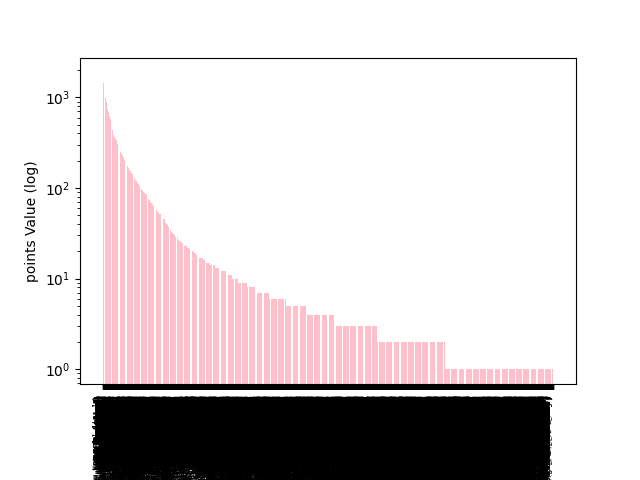
#> input picture all_graths/points_variety_plot.png, 640 x 480 px, found by its file name
$ python big_picture.py
#> lines starting #> are read from the running program, lines starting #| are printed output that depends on the picture
import pandas as pd
import matplotlib.pyplot as plt
from PIL import Image

img1 = Image.open('all_graths/points_variety_plot.png')
#> img1 is the input picture: PIL image 640x480 RGBA; mean R, G, B, A 219.5, 213.3, 214.4, 255
img2 = Image.open('all_graths/province_plot.png')
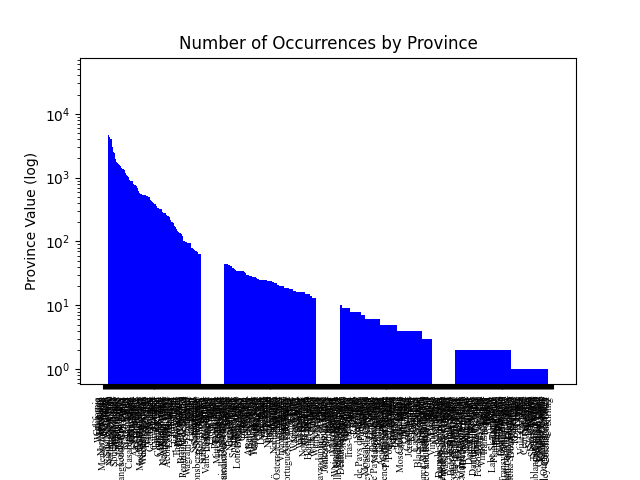
#> input picture all_graths/province_plot.png, 640 x 480 px, found by its file name
#> img2 is the input picture: PIL image 640x480 RGBA; mean R, G, B, A 203.9, 203.9, 232.3, 255
img3 = Image.open('all_graths/province_price_plot.png')
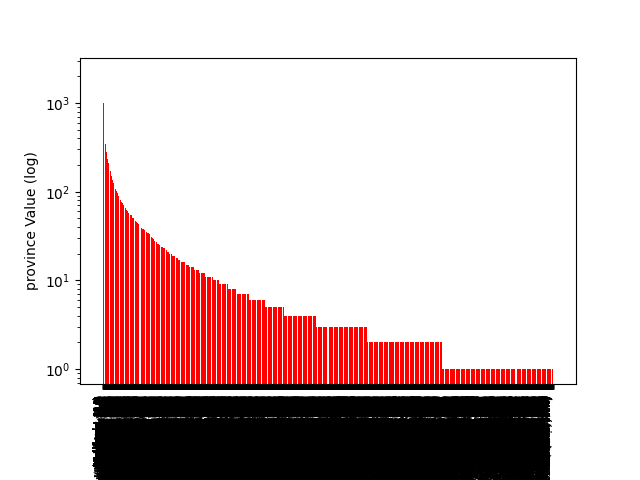
#> input picture all_graths/province_price_plot.png, 640 x 480 px, found by its file name
#> img3 is the input picture: PIL image 640x480 RGBA; mean R, G, B, A 219.5, 198, 198, 255
img4 = Image.open('all_graths/variety_province_plot.png')
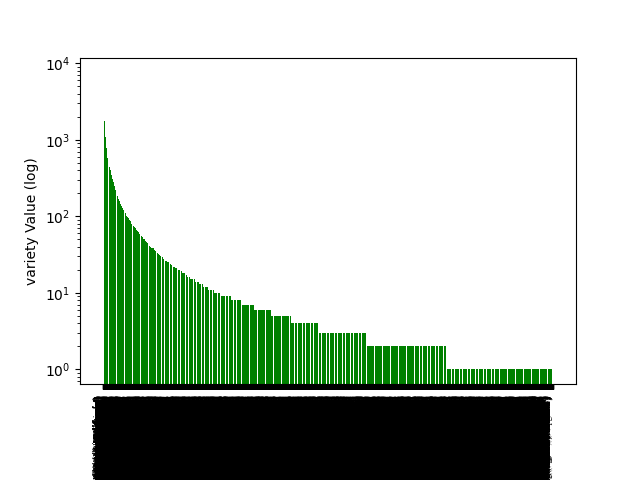
#> input picture all_graths/variety_province_plot.png, 640 x 480 px, found by its file name
#> img4 is the input picture: PIL image 640x480 RGBA; mean R, G, B, A 199, 209.2, 199, 255


img1_size = img1.size
#> img1_size = (640, 480)
img2_size = img2.size
#> img2_size = (640, 480)
img3_size = img3.size
#> img3_size = (640, 480)
img4_size = img4.size
#> img4_size = (640, 480)

new_im = Image.new('RGB', (2*img1_size[0],2*img1_size[1]), (250,250,250))
#> new_im: PIL image 1280x960 RGB; every value is 250

new_im.paste(img1, (0,0))
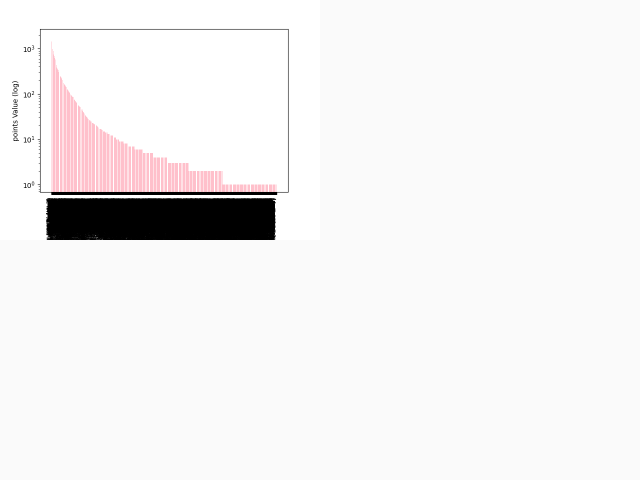
#> new_im: PIL image 1280x960 RGB (shown at 1/2 size); mean R, G, B 242.4, 240.8, 241.1
new_im.paste(img2, (img1_size[0],0))
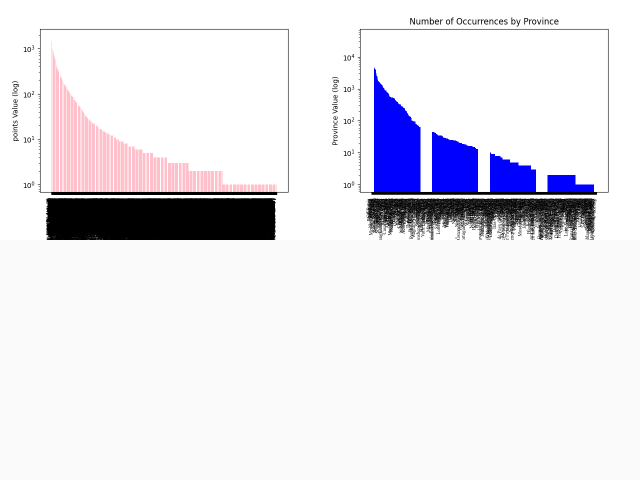
#> new_im: PIL image 1280x960 RGB (shown at 1/2 size); mean R, G, B 230.8, 229.3, 236.7
new_im.paste(img3, (0,img1_size[1]))
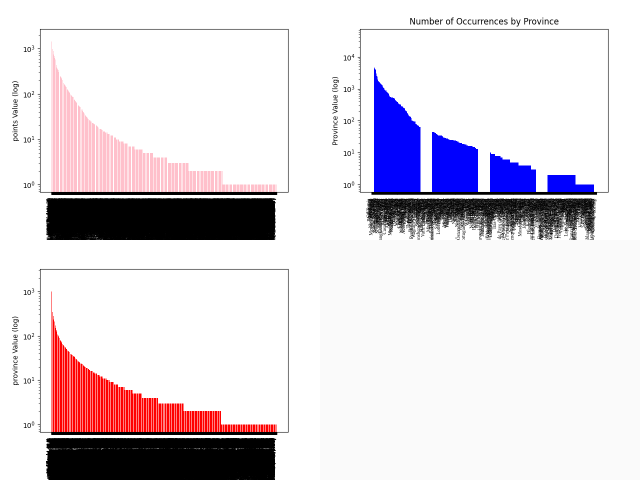
#> new_im: PIL image 1280x960 RGB (shown at 1/2 size); mean R, G, B 223.2, 216.3, 223.7
new_im.paste(img4, (img1_size[0],img1_size[1]))
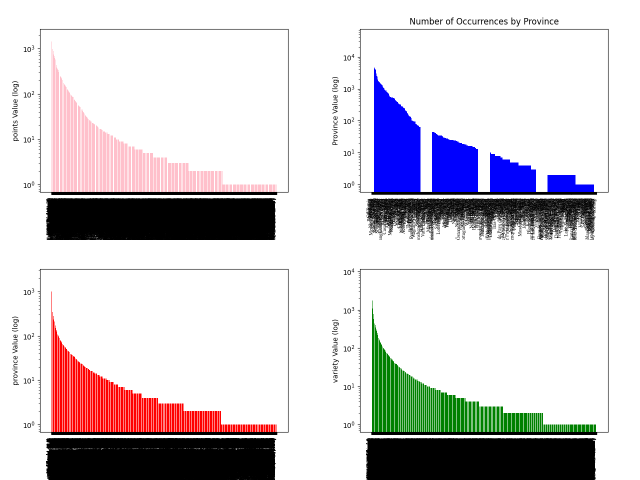
#> new_im: PIL image 1280x960 RGB (shown at 1/2 size); mean R, G, B 210.4, 206.1, 210.9

new_im.save("merged_images.png", "PNG")
new_im.show()
